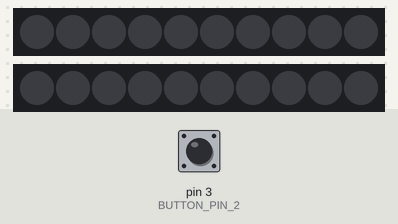
A sketch run on a simulated Arduino Uno, built with avr-gcc and run on an emulated ATmega328P. On the bench: 2 × 10 RGB LEDs in strip order, left to right. The inputs (shaded band) are chosen by the test bench; at power-on: pin 3 (BUTTON_PIN_2) HIGH.

Above: at 1.2 s.
1.3 s: pin 3 (BUTTON_PIN_2) pulled LOW for 0.15 s
At 1.32 s:
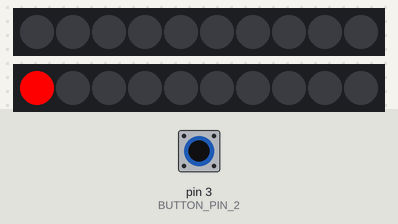
2.0 s: pin 3 (BUTTON_PIN_2) pulled LOW for 1 s
At 2.76 s:
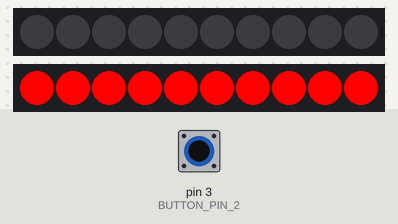
3.6 s: pin 3 (BUTTON_PIN_2) pulled LOW for 3.2 s
At 3.91 s:
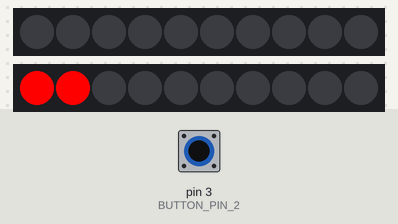

Measured:
- after the input at 1.3 s, the LEDs: change at once (image 1)
- after the input at 2.0 s, the LEDs: first change after 0.16 s (image 2 shows a later state)
- after the input at 3.6 s, the LEDs: first differ from a run without the input after 0.24 s (image 3 shows a later state)

The sketch:

moped_lights.ino
```cpp
#include <FastLED.h>

#define BUTTON_PIN_1  0
#define BUTTON_PIN_2  3
#define LED_PIN_1     6
#define LED_PIN_2     9
#define NUM_LEDS     10

#define LONG_PRESS_DURATION 10
#define ANIMATION_BREAK_DELAY 170

CRGB leds1[NUM_LEDS];
CRGB leds2[NUM_LEDS];

void colorWave(CRGB leds[], int numLeds);

void setup() {
  Serial.begin(9600);
  FastLED.addLeds<NEOPIXEL, LED_PIN_1>(leds1, NUM_LEDS);
  FastLED.addLeds<NEOPIXEL, LED_PIN_2>(leds2, NUM_LEDS);
  FastLED.show();
  pinMode(BUTTON_PIN_1, INPUT_PULLUP);
  pinMode(BUTTON_PIN_2, INPUT_PULLUP);
}

void loop() {
  if (digitalRead(BUTTON_PIN_1) == LOW) {
    unsigned long buttonPressTime = millis();

    while (digitalRead(BUTTON_PIN_1) == LOW) {
      if (millis() - buttonPressTime >= LONG_PRESS_DURATION) {
        colorWave(leds1, NUM_LEDS);
        break;
      }
    }
  } else {
    fill_solid(leds1, NUM_LEDS, CRGB::Black);
    FastLED.show();
  }

  if (digitalRead(BUTTON_PIN_2) == LOW) {
    unsigned long buttonPressTime = millis();

    while (digitalRead(BUTTON_PIN_2) == LOW) {
      if (millis() - buttonPressTime >= LONG_PRESS_DURATION) {
        colorWave(leds2, NUM_LEDS);
        break;
      }
    }
  } else {
    fill_solid(leds2, NUM_LEDS, CRGB::Black);
    FastLED.show();
  }
}

void colorWave(CRGB leds[], int numLeds) {
  static int colorWavePosition = 0;


  for (int i = 0; i < numLeds; i++) {
    leds[i] = CRGB(255, 0, 0);
    FastLED.show();
    delay(65);
  }

  fill_solid(leds, numLeds, CRGB::Black);
  FastLED.show();
  delay(ANIMATION_BREAK_DELAY);

  colorWavePosition = 0;
}
```
